Frame 1 (no input): blank canvas, image omitted
Frame 60 (the mouse pressed at the canvas centre just before this capture): blank canvas, image omitted
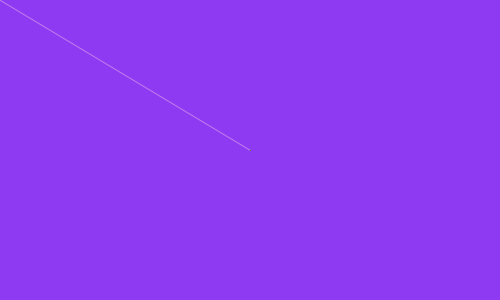
Frame 120 (the mouse held since frame 60 and released just before this capture)

The Processing sketch whose frames 1 and 60 were blank and that drew this single picture after the mouse press (run headless with seeded random() and noise(); from frame 60 on, the mouse is pressed at the canvas centre):

// Processing sketch: processing_91309
// ── processing_91309.pde

void setup(){
size(500,300);
background(random(220),random(225),random(255));
}
 
void draw(){
  stroke(random(220),random(255),random(255));
  line(pmouseX,pmouseY,mouseX,mouseY);
   
}
